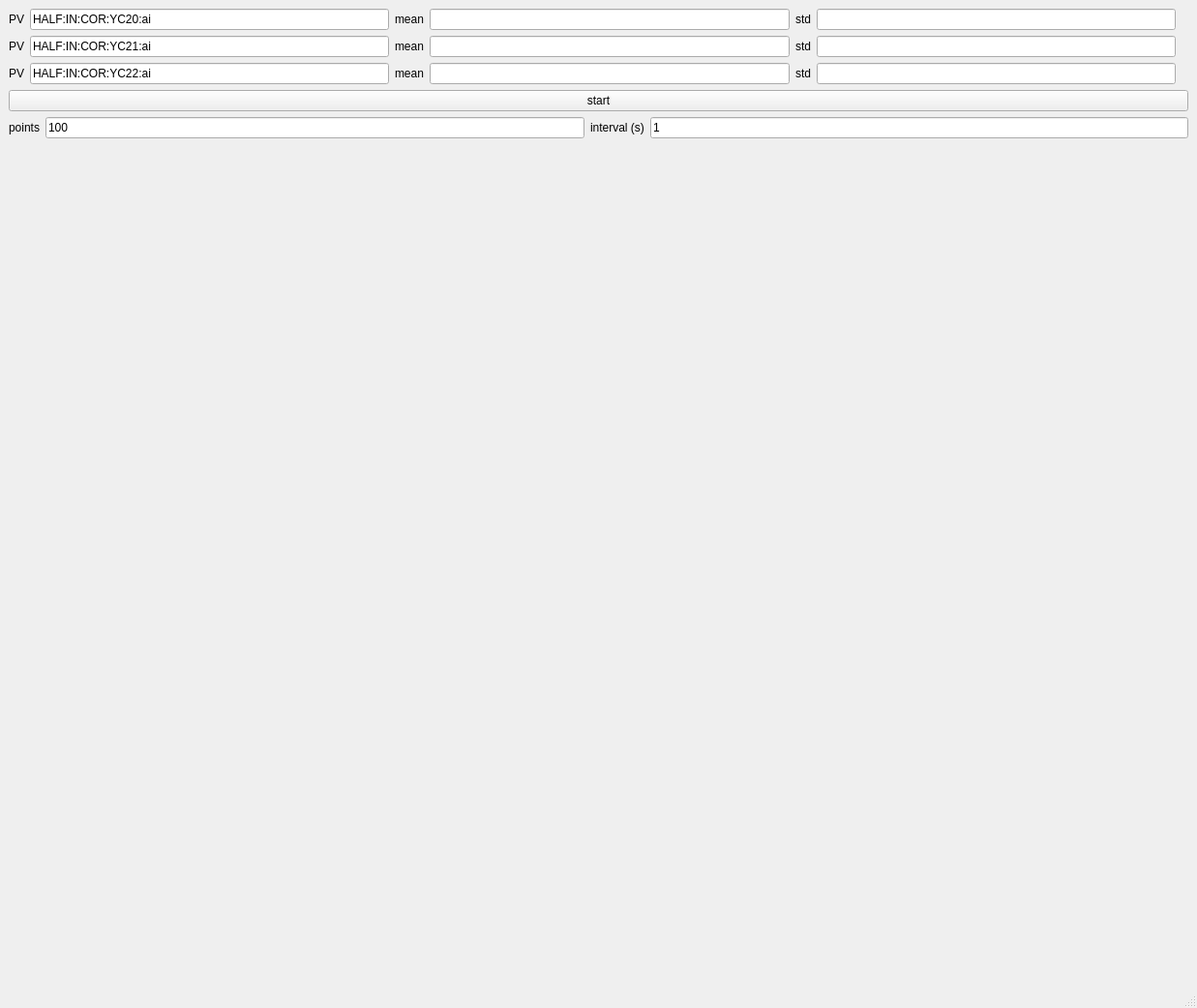
<?xml version="1.0" encoding="UTF-8"?>
<ui version="4.0">
 <class>MainWindow</class>
 <widget class="QMainWindow" name="MainWindow">
  <property name="geometry">
   <rect>
    <x>0</x>
    <y>0</y>
    <width>1237</width>
    <height>1042</height>
   </rect>
  </property>
  <property name="windowTitle">
   <string>Jitter</string>
  </property>
  <widget class="QWidget" name="centralwidget">
   <layout class="QHBoxLayout" name="horizontalLayout_2">
    <item>
     <layout class="QHBoxLayout" name="horizontalLayout" stretch="3">
      <property name="sizeConstraint">
       <enum>QLayout::SetDefaultConstraint</enum>
      </property>
      <item>
       <layout class="QVBoxLayout" name="verticalLayout_3" stretch="0,0,0,0,1">
        <item>
         <layout class="QGridLayout" name="gridLayout_14" columnstretch="0,0,0,0,0,0,0">
          <item row="1" column="0">
           <widget class="QLabel" name="label_21">
            <property name="text">
             <string>PV</string>
            </property>
           </widget>
          </item>
          <item row="2" column="0">
           <widget class="QLabel" name="label_26">
            <property name="text">
             <string>PV</string>
            </property>
           </widget>
          </item>
          <item row="0" column="1">
           <widget class="QLineEdit" name="obj1_pvname">
            <property name="text">
             <string>HALF:IN:COR:YC20:ai</string>
            </property>
           </widget>
          </item>
          <item row="2" column="4">
           <widget class="QLabel" name="label_28">
            <property name="text">
             <string>std</string>
            </property>
           </widget>
          </item>
          <item row="1" column="1">
           <widget class="QLineEdit" name="obj2_pvname">
            <property name="text">
             <string>HALF:IN:COR:YC21:ai</string>
            </property>
           </widget>
          </item>
          <item row="2" column="1">
           <widget class="QLineEdit" name="obj3_pvname">
            <property name="text">
             <string>HALF:IN:COR:YC22:ai</string>
            </property>
           </widget>
          </item>
          <item row="1" column="2">
           <widget class="QLabel" name="label_19">
            <property name="text">
             <string>mean</string>
            </property>
           </widget>
          </item>
          <item row="2" column="5">
           <widget class="QLineEdit" name="obj3_std">
            <property name="text">
             <string/>
            </property>
           </widget>
          </item>
          <item row="0" column="0">
           <widget class="QLabel" name="label_20">
            <property name="text">
             <string>PV</string>
            </property>
           </widget>
          </item>
          <item row="0" column="3">
           <widget class="QLineEdit" name="obj1_mean">
            <property name="text">
             <string/>
            </property>
           </widget>
          </item>
          <item row="2" column="3">
           <widget class="QLineEdit" name="obj3_mean">
            <property name="text">
             <string/>
            </property>
           </widget>
          </item>
          <item row="1" column="3">
           <widget class="QLineEdit" name="obj2_mean">
            <property name="text">
             <string/>
            </property>
           </widget>
          </item>
          <item row="0" column="6">
           <widget class="QLabel" name="label_16">
            <property name="text">
             <string/>
            </property>
           </widget>
          </item>
          <item row="0" column="4">
           <widget class="QLabel" name="label_22">
            <property name="text">
             <string>std</string>
            </property>
           </widget>
          </item>
          <item row="2" column="2">
           <widget class="QLabel" name="label_27">
            <property name="text">
             <string>mean</string>
            </property>
           </widget>
          </item>
          <item row="0" column="2">
           <widget class="QLabel" name="label_17">
            <property name="text">
             <string>mean</string>
            </property>
           </widget>
          </item>
          <item row="1" column="4">
           <widget class="QLabel" name="label_23">
            <property name="text">
             <string>std</string>
            </property>
           </widget>
          </item>
          <item row="1" column="5">
           <widget class="QLineEdit" name="obj2_std">
            <property name="text">
             <string/>
            </property>
           </widget>
          </item>
          <item row="0" column="5">
           <widget class="QLineEdit" name="obj1_std">
            <property name="text">
             <string/>
            </property>
           </widget>
          </item>
         </layout>
        </item>
        <item>
         <layout class="QVBoxLayout" name="verticalLayout_2"/>
        </item>
        <item>
         <widget class="QPushButton" name="pushButton">
          <property name="text">
           <string>start</string>
          </property>
         </widget>
        </item>
        <item>
         <layout class="QGridLayout" name="gridLayout">
          <item row="0" column="0">
           <widget class="QLabel" name="label">
            <property name="text">
             <string>points</string>
            </property>
           </widget>
          </item>
          <item row="0" column="1">
           <widget class="QLineEdit" name="lineEdit">
            <property name="text">
             <string>100</string>
            </property>
           </widget>
          </item>
          <item row="0" column="2">
           <widget class="QLabel" name="label_2">
            <property name="text">
             <string>interval (s)</string>
            </property>
           </widget>
          </item>
          <item row="0" column="3">
           <widget class="QLineEdit" name="lineEdit_2">
            <property name="text">
             <string>1</string>
            </property>
           </widget>
          </item>
         </layout>
        </item>
        <item>
         <widget class="MplWidget" name="optplot" native="true"/>
        </item>
       </layout>
      </item>
     </layout>
    </item>
   </layout>
  </widget>
  <widget class="QMenuBar" name="menubar">
   <property name="geometry">
    <rect>
     <x>0</x>
     <y>0</y>
     <width>1237</width>
     <height>20</height>
    </rect>
   </property>
  </widget>
  <widget class="QStatusBar" name="statusbar"/>
 </widget>
 <customwidgets>
  <customwidget>
   <class>MplWidget</class>
   <extends>QWidget</extends>
   <header>mplwidget.h</header>
   <container>1</container>
  </customwidget>
 </customwidgets>
 <resources/>
 <connections/>
</ui>
